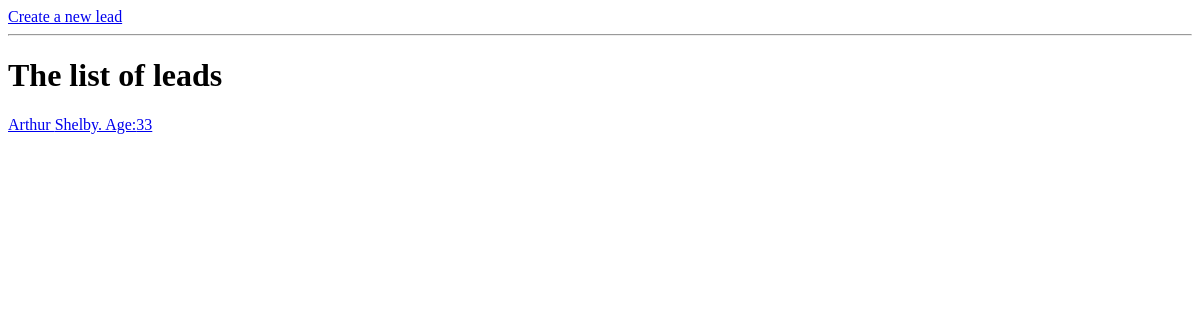
Page /leads/ on the earlier database version.
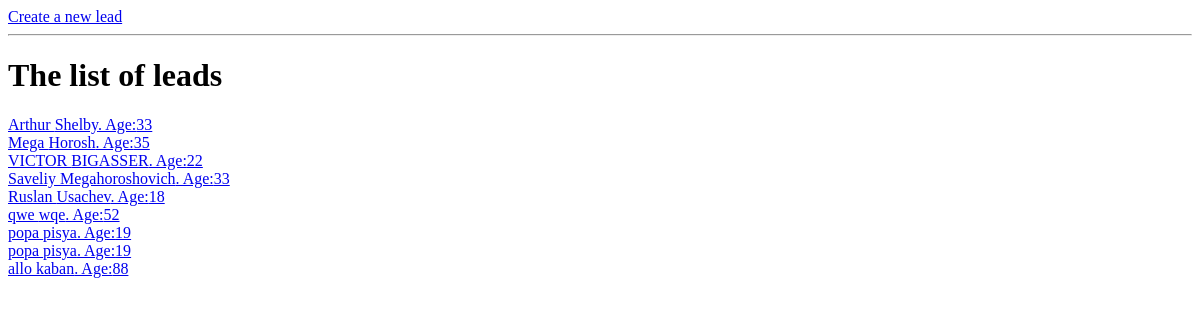
Same page on the later database version.
### crm_leads/models.py (models this page shows, shortened)
class Lead(models.Model):
    CHOICES = (
        ("VK", "VK"),
        ("YouTube", "YouTube"),
        ("Instagram", "Instagram"),
        ("Twitter", "Twitter"),
    )
    first_name = models.CharField(max_length=20)
    last_name = models.CharField(max_length=20)
    age = models.IntegerField(default=18)
    phoned = models.BooleanField(default=False)
    source = models.CharField(choices=CHOICES, max_length=100,blank=True)
    profile_picture = models.ImageField(blank=True, null=True)
    agent = models.ForeignKey("Agent",on_delete=models.CASCADE)

### crm_leads/views.py (the view)
# urls.py: path('',lead_list,name = "leads"),
def lead_list(request:HttpRequest)-> render:
   context = {
      "leads": Lead.objects.all()
   }
   return render(request,'crm_leads/lead_list.html', context)

### crm_leads/templates/crm_leads/lead_list.html (shortened to what this page needs)
<!DOCTYPE html>
<html lang="en">
<head>
</head>
<body>
    <a href="/leads/new/">Create a new lead</a>
    <hr>
    <h1>The list of leads</h1>
    {% for lead in leads %}
        <div>
            <a href="/leads/{{ lead.pk }}/">{{ lead.first_name }} {{ lead.last_name }}. Age:{{ lead.age }}</a>
        </div>
    {% endfor %}
</body>
</html>

Differences in the rows shown:
added Lead: first_name "Mega", last_name "Horosh", age "35"
added Lead: first_name "VICTOR", last_name "BIGASSER", age "22"
added Lead: first_name "Saveliy", last_name "Megahoroshovich", age "33"
added Lead: first_name "Ruslan", last_name "Usachev", age "18"
added Lead: first_name "qwe", last_name "wqe", age "52"
added Lead: first_name "popa", last_name "pisya", age "19"
added Lead: first_name "popa", last_name "pisya", age "19"
added Lead: first_name "allo", last_name "kaban", age "88"
